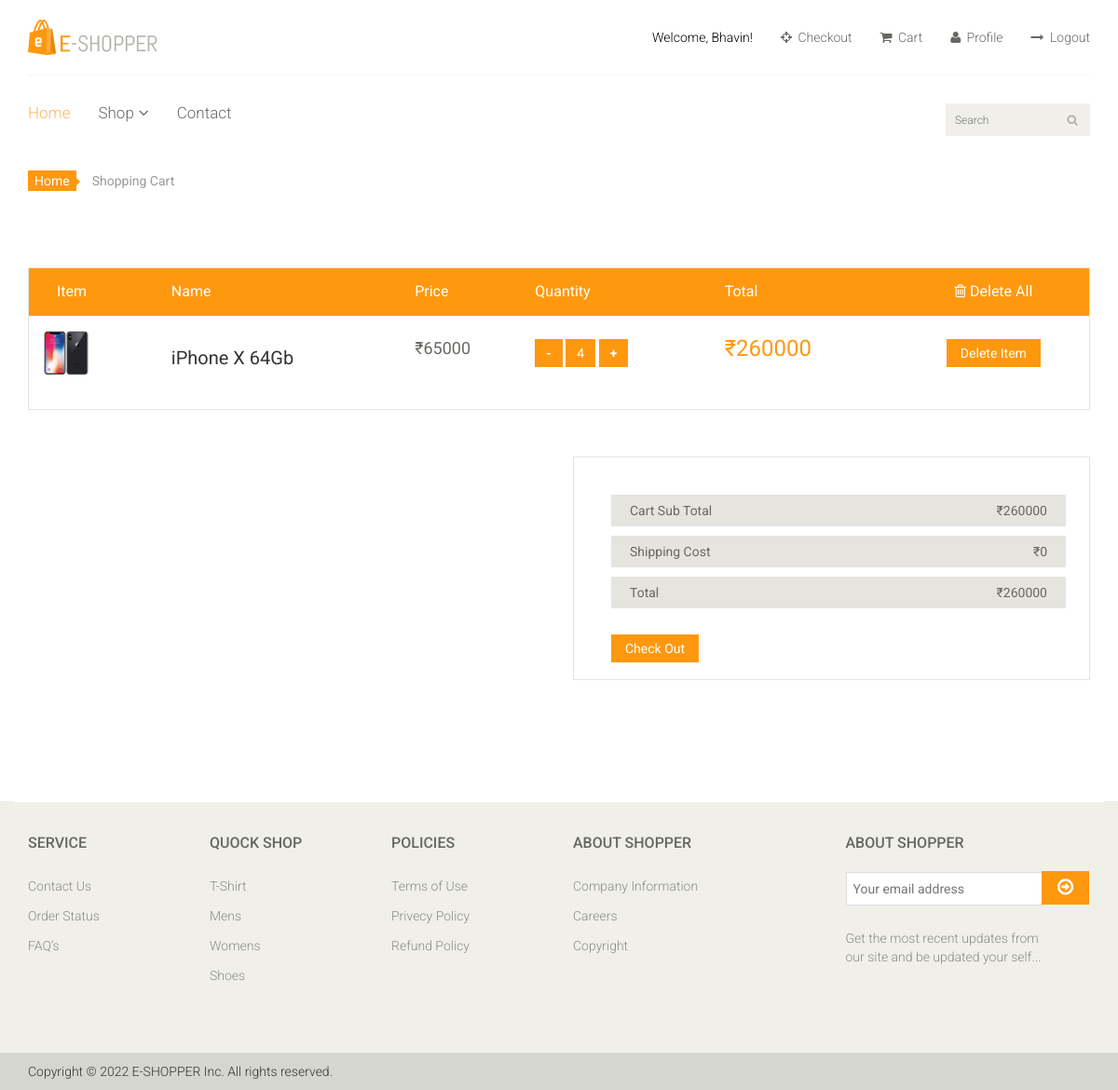
The app's page /cart/usercart (signed in), older data.
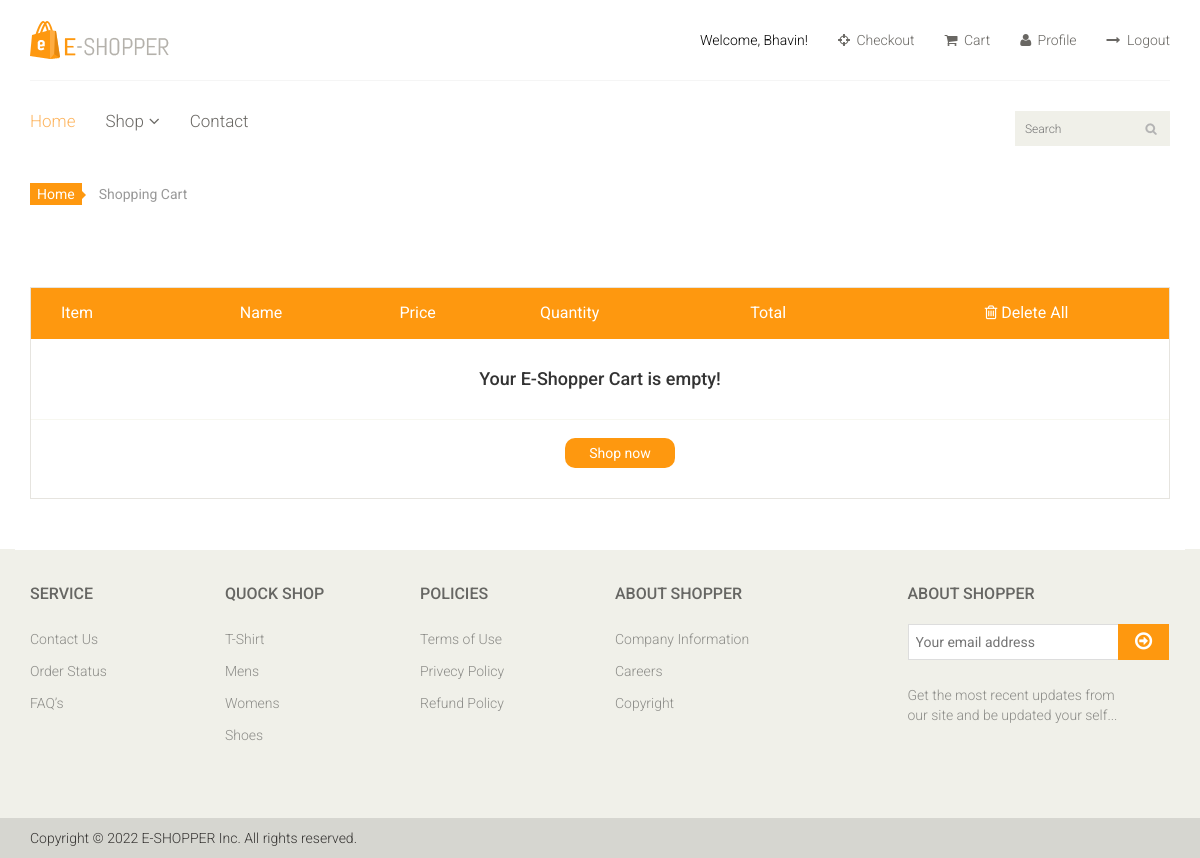
The same page, newer data.
### cart_app/models.py (models this page shows, shortened)
class CartItemModel(models.Model):
    user = models.ForeignKey(User,on_delete=models.CASCADE)
    product = models.ForeignKey(ProductModel,on_delete=models.CASCADE)
    quantity = models.PositiveIntegerField(default=1)
    def subtotal(self):
        return self.product.ProductPrice * self.quantity

### product_app/models.py (models this page shows, shortened)
class ProductModel(models.Model):
    ProductName = models.CharField(max_length=100)
    ProductImage = models.ImageField(blank=True,upload_to='product/')
    category = models.ForeignKey(CategoryModel,on_delete=models.CASCADE)
    subcategory = models.ForeignKey(SubCategoryModel,on_delete=models.CASCADE)
    brandName = models.CharField(max_length=100)
    ProductPrice =models.IntegerField()
    sellerName = models.CharField(max_length=100)
    ProductDetail = models.TextField()
    slug = models.SlugField(unique=True, max_length=100, blank=True, editable=False)

### cart_app/views.py (the view)
# urls.py: path('usercart', cartView, name='cart'),
@login_required
def cartView(request):
    user = request.user
    try:
        cart = CartModel.objects.get(user=user)
    except CartModel.DoesNotExist:
        cart = CartModel.objects.create(user=user)
    cart_item = cart.items.all()
    cart_total = sum(item.subtotal() for item in cart_item)
    shipping_cost = 0
    context = {
        'cart_items':cart_item,
        'cart': cart,
        'cart_total':cart_total,
        'shipping_cost':shipping_cost
    }
    return render(request,'cart_app/cart.html',context)

### cart_app/templates/cart_app/cart.html (shortened to what the changed rows need)
{% extends 'base_app/base.html' %}
{% load static %}
{% block content %}
<section id="cart_items">
    <div class="container">
        <div class="table-responsive cart_info">
            <table class="table table-condensed">
                <thead>
                    <tr class="cart_menu">
                        <td class="image">Item</td>
                        <td class="description">Name</td>
                        <td class="price">Price</td>
                        <td class="quantity">Quantity</td>
                        <td class="total">Total</td>
                        <td class="total" style="text-align:center;">
                            <a href="{% url 'cart_app:clear_cart' %}" style="color:white; text-align:right;"
                                onmouseover="this.style.color='#333'" onmouseout="this.style.color='white'">
                            </a>
                        </td>
                    </tr>
                </thead>
                <tbody>
                    {% if cart_items %}
                    {% for cart_item in cart_items %}
                    <tr>
                        <td class="cart_product" style="margin:10px;">
                            <a href="{% url 'product_app:productdetail' cart_item.product.slug %}"><img
                                    src="{{ cart_item.product.ProductImage.url }}"
                                    alt="{{ cart_item.product.ProductName }}" width="50"></a>
                        </td>
                        <td class="cart_description" style="white-space: normal;">
                            <h4><a href="{% url 'product_app:productdetail' cart_item.product.slug %}">
                                {{cart_item.product.ProductName}}</a></h4>
                        </td>
                        <td class="cart_price">
                            <p>₹{{ cart_item.product.ProductPrice }}</p>
                        </td>
                        <td class="cart_quantity">
                            <div class="btn1" style="display: inline;">
                                <a class="mainusbtn" href="{% url 'cart_app:decrement_cart_quantity' cart_item.id %}">-</a>
                                <a class="mainbtn" href="#">{{cart_item.quantity}}</a>
                                <a class="plusbtn" href="{% url 'cart_app:increment_cart_quantity' cart_item.id %}">+</a>
                            </div>
                        </td>
                        <td class="cart_total">
                            <p class="cart_total_price">₹{{ cart_item.subtotal }}</p>
                        </td>
                        <td style="margin-right:2%;text-align:center;">
                            <a class="btn btn-default update" style="margin:0px;" href="{% url 'cart_app:delete_cart_item' cart_item.id %}">Delete Item</a>
                        </td>
                    </tr>
                    {% endfor %}
                    {% else %}
                    <tr>
                        <td colspan="6" style="text-align: center; padding: 20px 0px 20px 0px;">
                            <h4>Your E-Shopper Cart is empty!</h4>
                        </td>
                    </tr>
                    <tr>
                        <td colspan="6" style="text-align: center; padding:0px 0px 10px 0px;">
                            <a href="{% url 'home' %}" class="btn btn-default update"
                                onmouseover="this.style.color='#333';" onmouseout="this.style.color='white';"
                                style="border-radius: 10px; padding:5px 24px 5px 24px;">Shop now</a>
                        </td>
                    </tr>
                    {% endif %}
                </tbody>
            </table>
        </div>
    </div>
</section>
{% if cart_items %}
<section id="do_action">
    <div class="container">
        <div class="row">
            <div class="col-sm-6">
            </div>
            <div class="col-sm-6">
                <div class="total_area">
                    <ul>
                        <li>Cart Sub Total <span>₹{{ cart_total }}</span></li>
                        <li>Shipping Cost <span>₹{{shipping_cost}}</span></li>
                        <li>Total <span>₹{{ cart_total|add:shipping_cost }}</span></li>
                    </ul>
                    <a class="btn btn-default update" href="#">Check Out</a>
                </div>
            </div>
        </div>
    </div>
</section>
{% endif %}
{% endblock content %}

Row changes from the older to the newer data that the page shows:
removed CartItemModel: product.ProductImage (picture), product.ProductName "iPhone X 64Gb", product.ProductPrice "65000", quantity "4", subtotal "260000"
Text that changed along with them:
{{ cart_total }}: "260000" → (not shown)
{{ shipping_cost }}: "0" → (not shown)
{{ cart_total|add:shipping_cost }}: "260000" → (not shown)
text no longer shown: "Cart Sub Total ₹ Shipping Cost ₹ Total ₹ Check Out"
text now shown: "Your E-Shopper Cart is empty! Shop now"
